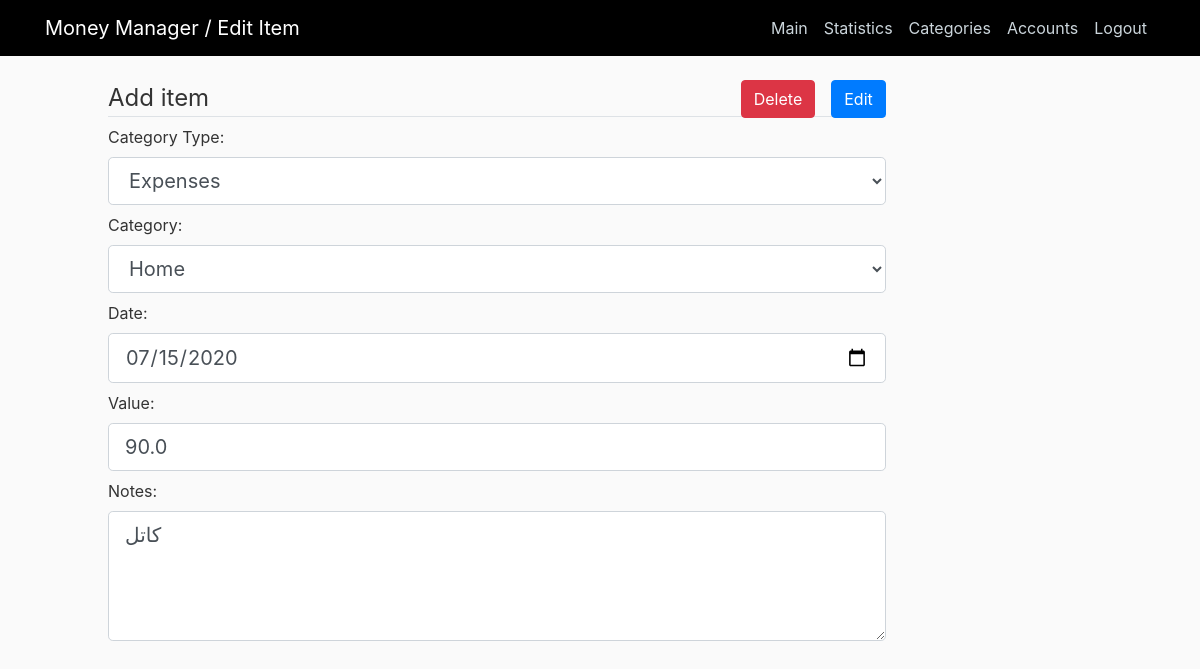
The app's page /edit/61/ (signed in), older data.
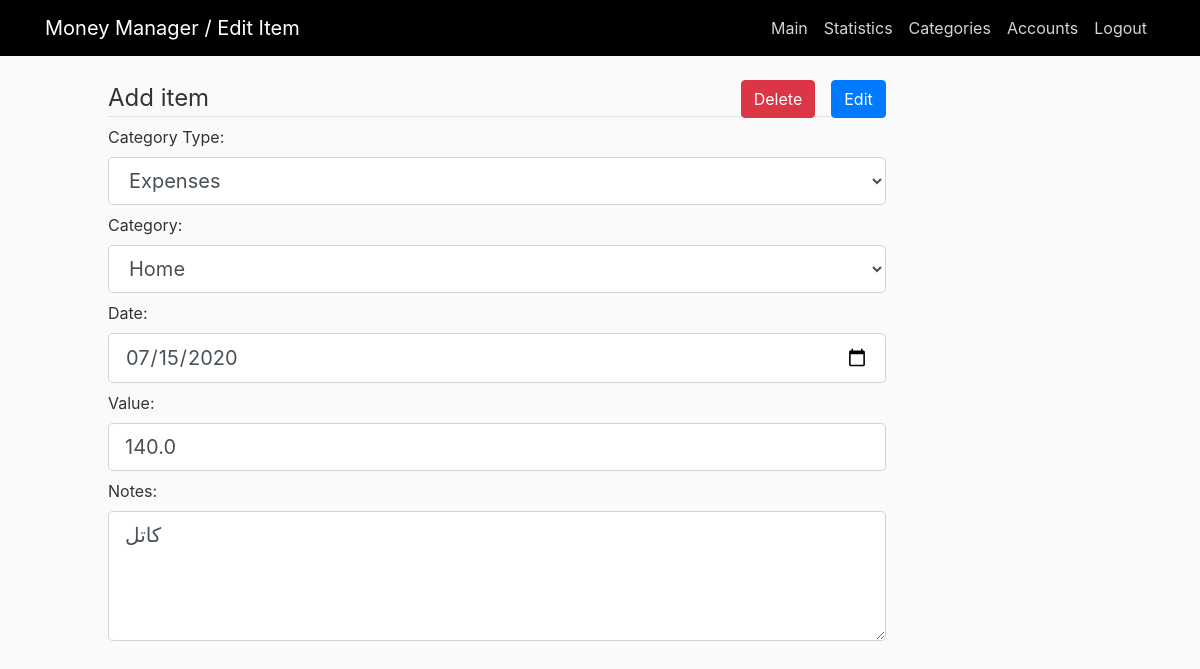
The same page, newer data.
### home/models.py (models this page shows, shortened)
class Item(models.Model):
    category= models.ForeignKey(Category, related_name="items", on_delete=models.CASCADE)
    account = models.ForeignKey(Account, on_delete=models.CASCADE)
    date = models.DateTimeField(default=timezone.now)
    value = models.FloatField()
    notes = models.TextField()

### home/views.py (the view)
# urls.py: path('edit/<int:id>/', views.edit_item, name="item-edit"),
@login_required
def edit_item(request, id):
    if request.method == "POST":
        item = Item.objects.filter(id=id).first()
        old_value = item.value
        old_category_type = item.category.category_type.type_name
        form = AddItemForm(request.POST, instance=item)
        account = Account.objects.filter(user=request.user, active=True).first()
        if form.is_valid():
            if str(form.cleaned_data["category_type"]) != old_category_type:
                if str(form.cleaned_data["category_type"]) == "Expenses":
                    account.total_income = account.total_income - old_value
                    account.total_spendings = account.total_spendings + form.cleaned_data.get("value")
                    account.save()
                else:
                    account.total_spendings = account.total_spendings - old_value
                    account.total_income = account.total_income + form.cleaned_data.get("value")
                    account.save()
            else:
                if str(form.cleaned_data["category_type"]) == "Expenses":
                    account.total_spendings = account.total_spendings - old_value
                    account.total_spendings = account.total_spendings + form.cleaned_data.get("value")
                    account.save()
                else:
                    account.total_income = account.total_income - old_value
                    account.total_income = account.total_income + form.cleaned_data.get("value")
                    account.save()
            form.save()
            messages.success(request, "Item has been updated")
            return redirect("home")
    else:
        item = Item.objects.filter(id=id).first()
        form = AddItemForm(instance=item, initial={'category_type': item.category.category_type})
        return render(request, 'home/edititem.html', {'form': form, 'title': "Edit Item", 'id': id})

### home/models.py (called while the page is built)
    def __str__(self):
        return self.type_name

    def __str__(self):
        return self.name

### home/templates/home/edititem.html (shortened to what this page needs)
{% extends "home/base.html" %}
{% block content %}
<form action="#" method="post" id="ItemForm" category-url="{% url 'ajax_load_categories' %}">
    <legend class="border-bottom mb-2">Add item
        <input class="btn btn-primary float-right" type="submit" value="Edit">
        <a class="btn btn-danger float-right mr-3" href="{% url 'delete-item' id %}" >
            Delete
        </a>
    </legend>
    {{ form }}
</form>
{% endblock content %}

Row changes from the older to the newer data that the page shows:
changed Item "Home": value "90.0" → "140.0"
